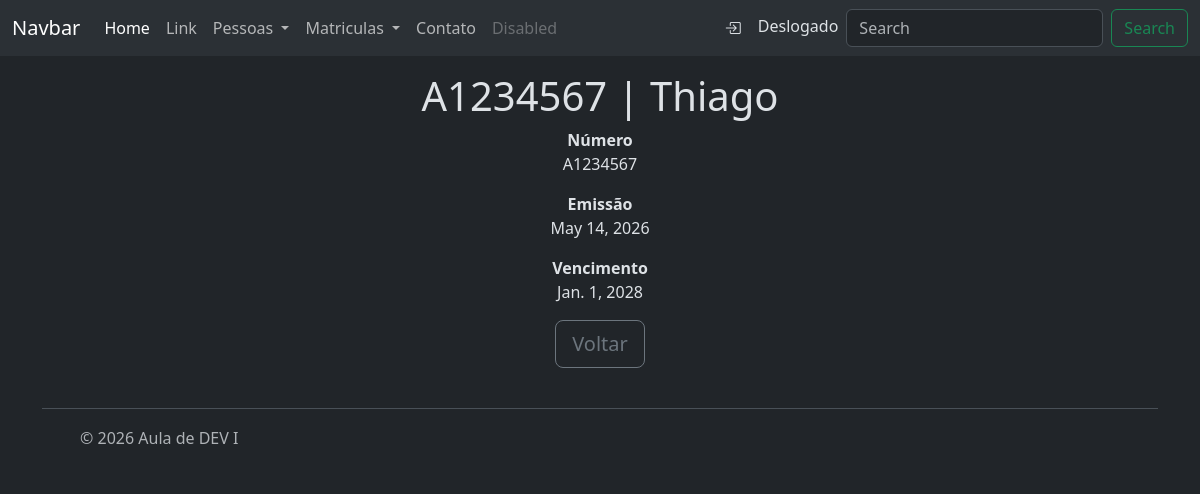
Screenshot of /relacionamentos/passaporte/classe_generica/read/52 with the database file from the repository.
### relacionamentos/models/passaporte.py (models this page shows, shortened)
class Passaporte(BaseModel):
    numero = models.CharField(max_length=20, unique=True,
                              validators=[MinLengthValidator(4)],
                              help_text='Número do passaporte',
                              verbose_name='Numero do Passaporte')
    emissao = models.DateField(verbose_name='Data de Emissao',
                               help_text='Data de emissão do passaporte',
                               validators=[MinValueValidator(date.today)])
    vencimento = models.DateField(verbose_name='Data de Vencimento',
                                help_text='Data de vencimento do passaporte')
    pessoa = models.OneToOneField(Pessoa, help_text='Pessoa associada ao passaporte', on_delete=models.CASCADE)

### relacionamentos/models/pessoa.py (models this page shows, shortened)
class Pessoa(BaseModel):
    nome = models.CharField(max_length=100
                            , verbose_name='Nome'
                            , help_text='Insira o nome da pessoa'
                            , validators=[MinLengthValidator(5)])
    data_nascimento = models.DateField(verbose_name='Data de Nascimento'
                                      , help_text='Insira a data de nascimento da pessoa')
    cpf = models.CharField(max_length=11, unique=True
                           , validators=[MinLengthValidator(11), validacao_cpf]
                           , help_text='Insira o CPF da pessoa'
                           , verbose_name='CPF')

### relacionamentos/views/passaporte.py (the view)
# urls.py: path("passaporte/classe_generica/read/<int:pk>",PassportReadGenericView.as_view(), name= "classe_generica_passaporte_read"),
class PassportReadGenericView(DetailView):
    model = Passaporte
    template_name = "passaport/read.html"
    fields = "__all__"
    success_url = reverse_lazy("relacionamentos:classe_generica_passaporte_read")

### relacionamentos/templates/passaport/read.html
{% extends "base.html" %}
{% block title %}
{{passaporte.numero}} | {{passaporte.pessoa.nome}}
{% endblock title %}
{% block content %}
<div class="content">
    <div>
        <strong>Número</strong><p>{{passaporte.numero}}</p>
        <strong>Emissão</strong><p>{{passaporte.emissao}}</p>
        <strong>Vencimento</strong><p>{{passaporte.vencimento}}</p>
    </div>
        <a class="btn btn-outline-secondary btn-lg" role='button' title='Detalhar' href="{% url 'relacionamentos:classe_generica_passaporte_list' %}">
            Voltar
        </a>
</div>
{% endblock content %}

### rows the page displays
Passaporte: numero "A1234567", pessoa.nome "Thiago", emissao "May 14, 2026", vencimento "Jan. 1, 2028"
